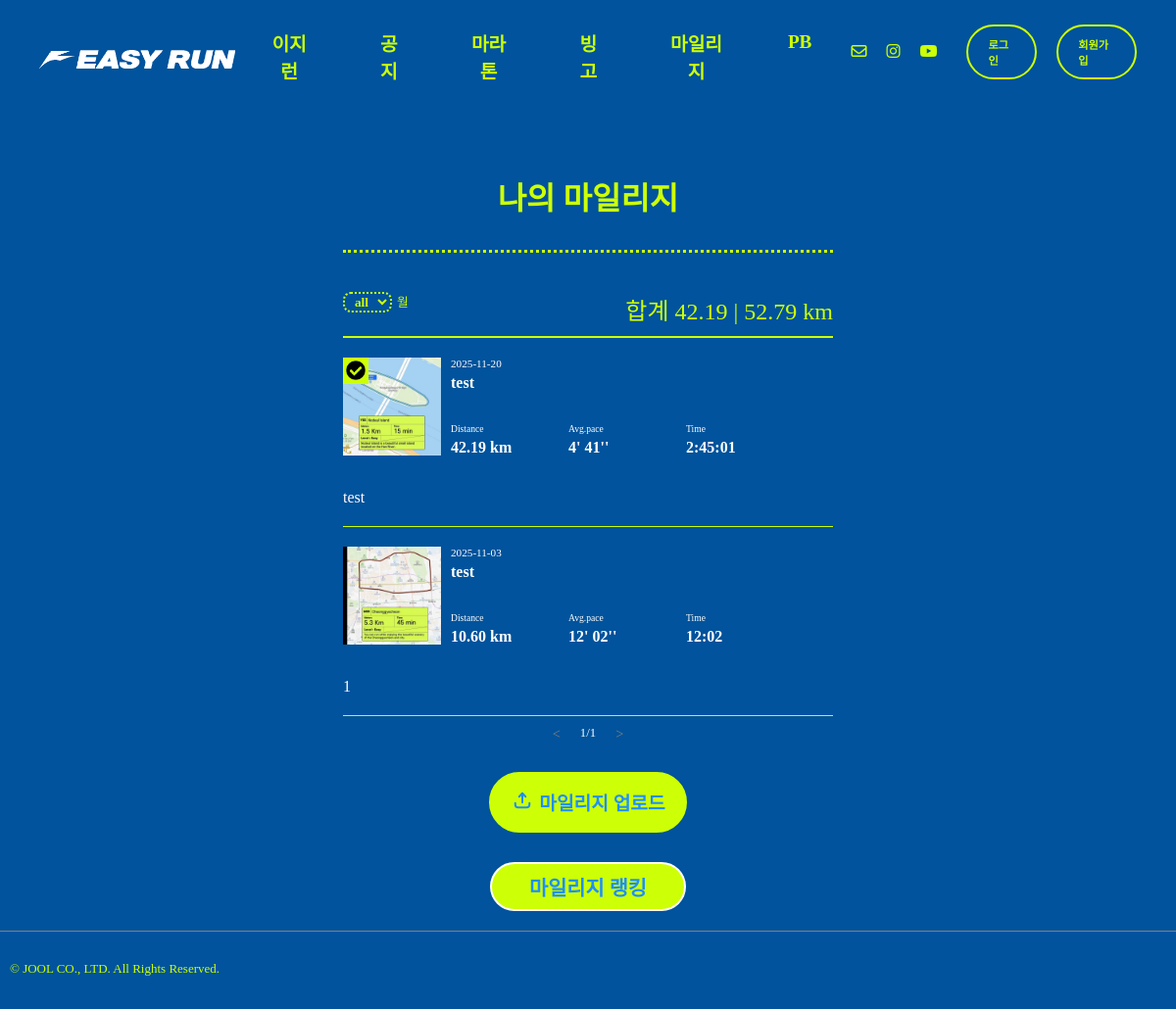
The page /runres/recordview/1/ on the database as committed earlier.
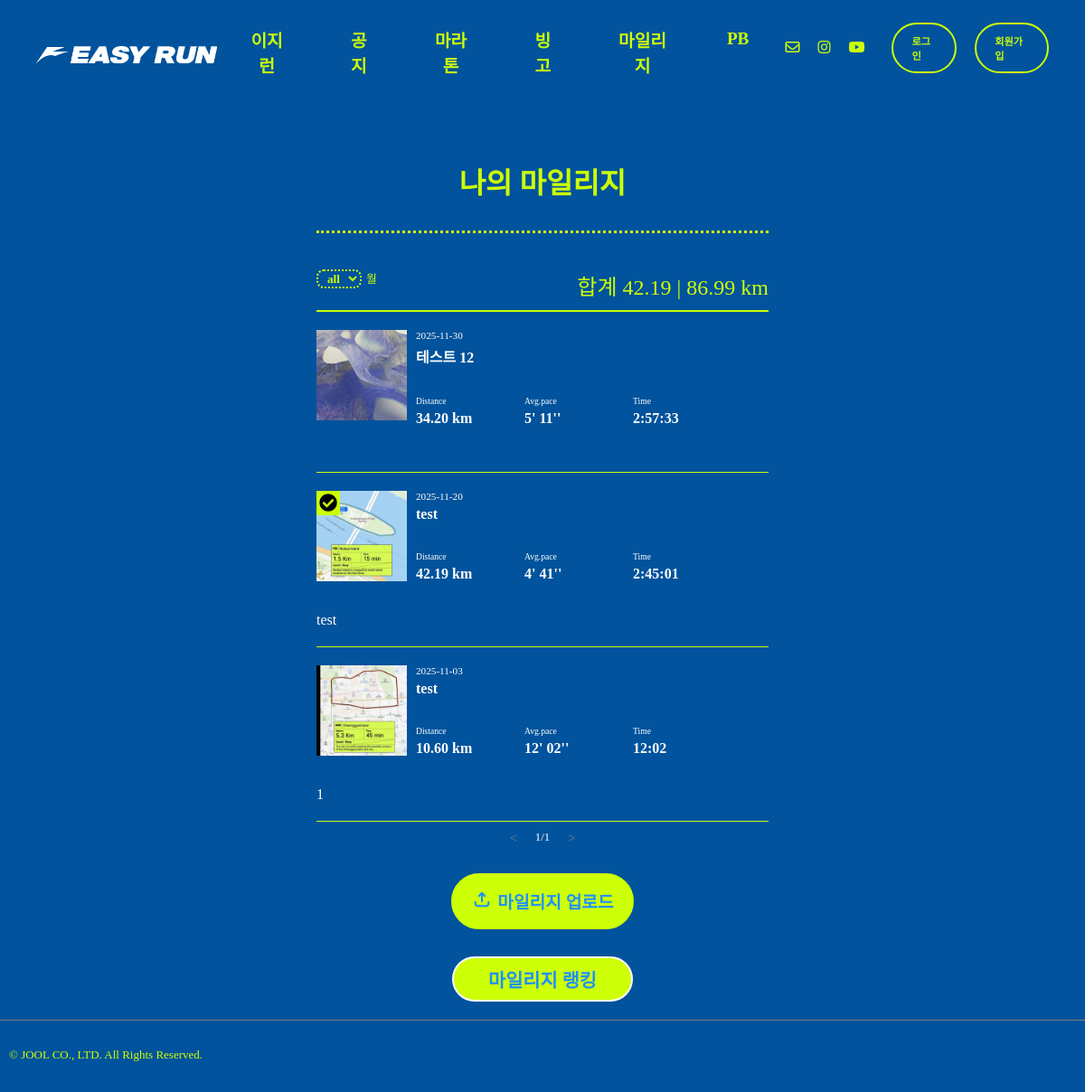
The same page on the database as committed later.
### record/models.py (models this page shows, shortened)
class Record(models.Model):
    record_id = models.AutoField(primary_key=True)
    title = models.CharField(max_length=50)
    user = models.ForeignKey(settings.AUTH_USER_MODEL,on_delete=models.CASCADE)
    record_date = models.DateField(blank=True, null=True)
    image = ResizedImageField(size=[500,500], upload_to="record", blank=False)
    distance = models.DecimalField(max_digits=6, decimal_places=2, blank=False, null=False)
    pace_m = models.IntegerField(null=True, blank=True)
    pace_s = models.IntegerField(null=True, blank=True)
    time_h = models.IntegerField(null=True, blank=True)
    time_m = models.IntegerField(null=True, blank=True)
    time_s = models.IntegerField(null=True, blank=True)
    desc = models.TextField(blank=True)
    confirmed = models.BooleanField(default=False)

### record/views.py (the view, shortened to what this page needs)
# urls.py: path('recordview/<str:pk>/', views.recordview, name='recordview'),
def recordview(request,pk):
    month = request.GET.get('month')
    if month =="0" or month == None:
        month = "0"
        record_list = Record.objects.filter(user=pk).order_by('-record_date')
        distance_sum = Record.objects.filter(confirmed=True).filter(user=pk).aggregate(Sum('distance'))
        distance_sum_not = Record.objects.filter(user=pk).aggregate(Sum('distance'))
    page = int(request.GET.get('p', 1)) #없으면 1로 지정
    paginator = Paginator(record_list, 3) #한 페이지 당 몇개 씩 보여줄 지 지정
    record_list = paginator.get_page(page)
    return render(request,"run_record.html", {"context":record_list, "distance_sum":distance_sum, "month": month, "distance_sum_not":distance_sum_not})

### templates/run_record.html (shortened to what the changed rows need)
{% extends "base.html" %}
{% load static %}
{% block content %}
  <div class="main-view">
    <div class="search-sum">
      <div class="filter-line">
        <div>
        </div>
        <div class="month-filter-txt">월</div>
      </div>
      <div class="distance-sum">합계
        {{ distance_sum.distance__sum | floatformat:2 }}
        |
        {{ distance_sum_not.distance__sum | floatformat:2 }}
        km</div>
    </div>
    {% for data in context %}
      <div class="record-list-container">
        <a href="{% url 'runres:recordUpdateView' user.pk data.record_id %}">
          <div class="main-info-1 fade-in-up-short">
            <div class="record-img">
              {% if data.confirmed %}
                <div class="cf-check">
                  <img src="{% static "img/check_circle_icon.png" %}" alt="logo" height="20px" width="auto">
                </div>
              {% endif %}
              <img src="/media/{{ data.image }}" alt="logo-top" height="100px" width="100px">
            </div>
            <div class="title-date">
              <div class="record-date">{{ data.record_date | date:"Y-m-d" }}</div>
              <div class="record-title">{{ data.title }}</div>
              <div class="record-3">
                <div class="record-part-box">
                  <div class="distance-txt">Distance</div>
                  <div class="record-distance">{{ data.distance }}
                    km</div>
                </div>
                <div class="record-part-box">
                  <div class="distance-txt">Avg.pace</div>
                  {% if data.pace_s < 10 %}
                    <div class="record-pace">{{ data.pace_m }}' 0{{ data.pace_s }}''</div>
                  {% else %}
                    <div class="record-pace">{{ data.pace_m }}'
                      {{ data.pace_s }}''</div>
                  {% endif %}
                </div>
                <div class="record-part-box">
                  <div class="distance-txt">Time</div>
                  {% if data.time_s < 10 %}
                    {% if data.time_h is not None %}
                      <div class="record-time">
                        {{ data.time_h }}:{{ data.time_m }}:0{{ data.time_s }}</div>
                    {% else %}
                      <div class="record-time">
                        {{ data.time_m }}:0{{ data.time_s }}</div>
                    {% endif %}
                  {% else %}
                    {% if data.time_h is not None %}
                      <div class="record-time">
                        {{ data.time_h }}:{{ data.time_m }}:{{ data.time_s }}</div>
                    {% else %}
                      <div class="record-time">
                        {{ data.time_m }}:{{ data.time_s }}</div>
                    {% endif %}
                  {% endif %}
                </div>
              </div>
            </div>
          </div>
        </a>
        <div class="record-desc fade-in-up-short2">{{ data.desc }}</div>
      </div>
    {% endfor %}
  </div>
{% endblock content %}

Rows that differ between the two databases and show on the page:
added Record: image (picture), record_date "2025-11-30", title "테스트 12", distance "34.20", pace_m "5", pace_s "11", time_h "2", time_m "57", time_s "33"
Other text that changed with them:
{{ distance_sum_not.distance__sum | floatformat:2 }}: "52.79" → "86.99"
